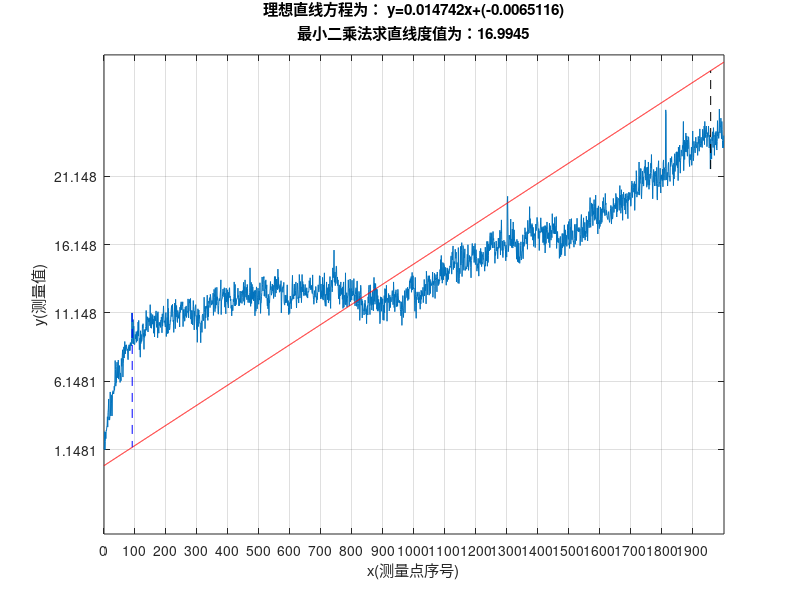

Reproduce this figure in MATLAB.
a=importdata('mrq1110.txt');
aaa=mat2cell(a,[2000],[1 1]);
[x,y]=deal(aaa{:});

len=length(x);        %获取数据的长度 

% 公式法计算最小二乘理想直线
k=(5*sum(x.*y)-sum(x)*sum(y))/(5*sum(x.^2)-(sum(x))^2);
b=mean(y)-k*mean(x);

% 用polyfit函数确定最小二乘理想直线
% p=polyfit(x,y,1)
% x1=x;
% y1=polyval(p,x1);
% k=p(1); % 一次项系数
% b=p(2); % 常数项系数 
% 两个方法均可行
xx=x;
yy=k*x+b;

plot(x,y,'linewidth',0.5)                                      %绘制原始数据图
hold on
plot(xx,yy,'r','linewidth',0.5)                      %绘制端点连线图

set(gca,'xtick',[min(x):100:max(x)],'ytick',[min(y):5:max(y)]) %控制刻度
grid on


for i=1:len
   d(i)=y(i)-(k*x(i)+b);            % 循环扫描有所曲线上的点与端点联系的差值
end
L=max(d)-min(d);                    % 计算曲线的直线度误差L=dmax-dmin
[d_max,max_index]=max(d);            % 找到最大偏差的点 （二者有正负，是相对的）
[d_min,min_index]=min(d);            % 找到最小偏差的点
hold on
plot([max_index,max_index],[y(max_index),k*max_index+b],'b--')          %绘制偏差线
plot([min_index,min_index],[y(min_index),k*min_index+b],'k--')
xlabel('x(测量点序号)')
ylabel('y(测量值)')
title({['理想直线方程为： ','y=',num2str(k),'x','+','(',num2str(b),')'];['最小二乘法求直线度值为：',num2str(L)]})
